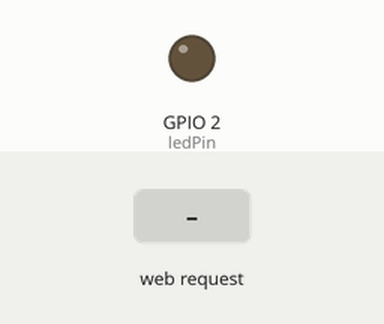
This sketch was run on a simulated ESP8266 (NodeMCU). Shown: output pins drawn as LEDs (lit = HIGH). The test bench sets the inputs (shaded band). WiFi joins after 1.5 s; servers stay silent unless stated; what the sketch prints to the serial monitor is not drawn.

Above: at 2.7 s.
2.8 s: HTTP request GET /LED=OFF received
At 4.0 s:
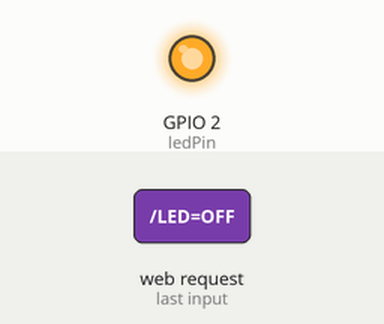
4.3 s: HTTP request GET /LED=ON received
At 5.4 s:
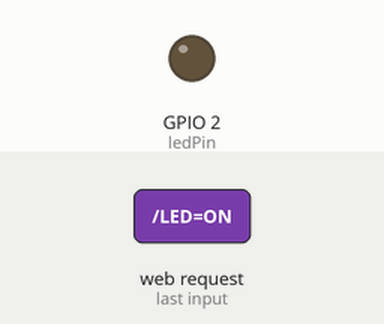
Timing chart, 0 to 7.3 s (numbered marks = the images above; inputs shaded):
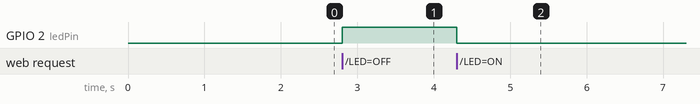

Measured:
- after the input at 2.8 s, GPIO 2 (ledPin): LOW → HIGH at once
- after the input at 4.3 s, GPIO 2 (ledPin): HIGH → LOW at once

The sketch:

wifi_light.ino
```cpp
#include <ESP8266WiFi.h>
const char* ssid = "ssid";
const char* password = "password";

int ledPin = 2;         //gpio2(edit it)
WiFiServer server(80);  //initlialize with http server

void setup() {
  Serial.begin(115200);
  delay(10);
  pinMode(ledPin, OUTPUT);

  Serial.println("");
  Serial.print("Connecting to ");
  Serial.println(ssid);   //print and add '\n'
  WiFi.begin(ssid, password); //Initializes the WiFi library's network settings and provides the current status.

  while (WiFi.status() != WL_CONNECTED) { //until connect to a network
    delay(500);   //0.5s
    Serial.print(".");
  }
  Serial.println("");
  Serial.println("WiFi connected");

  server.begin();   //http server begin
  Serial.println("Server started");

  Serial.print("Use this URL to connect: http://"); //Configures the specified pin to behave either as an input or an output
  Serial.print(WiFi.localIP());
}

void loop() {
  WiFiClient client = server.available(); //Gets a client that is connected to the server and has data available for reading
  if (!client) {  //no data,no client
    return;
  }

  Serial.println("new client");
  while(!client.available()){
    delay(1);
  }
  String request = client.readStringUntil('\r');//get first line data
  Serial.println(request);
  client.flush();

  int value = LOW;
  if (request.indexOf("/LED=ON") != -1)  {  //Locates "/LED=ON" within request
    digitalWrite(ledPin, LOW);
    value = LOW;
  }
  if (request.indexOf("/LED=OFF") != -1)  {
    digitalWrite(ledPin, HIGH);
    value = HIGH;
  }

  //print html text
  client.println("HTTP/1.1 200 OK");
  client.println("Content-Type: text/html");
  client.println("");
  client.println("<!DOCTYPE HTML>");
  client.println("<html>");

  client.print("Led is now: ");

  if(value == LOW) {
    client.print("On");
  } else {
    client.print("Off");
  }
  client.println("<br><br>");
  client.println("<a href=\"/LED=ON\"\"><button>On </button></a>");
  client.println("<a href=\"/LED=OFF\"\"><button>Off </button></a><br />");
  client.println("</html>");

  delay(1);
  Serial.println("Client disonnected");
  Serial.println("");

}
```
